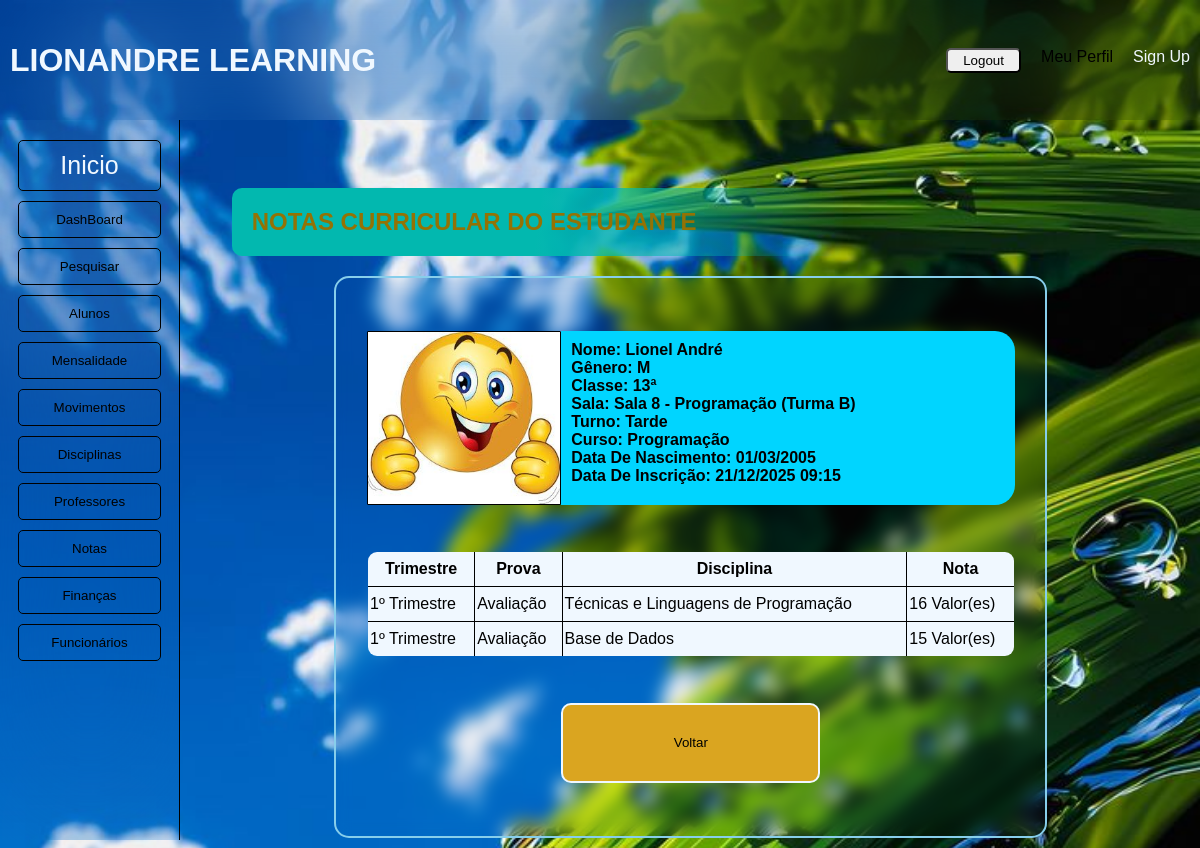
The page /vernotas/1 (signed in) on the database its author committed.
### alunos/models.py (models this page shows, shortened)
class Alunos(models.Model):
    Sexos = [
        ('M', 'Masculino'),
        ('F', 'Feminino'),
    ]
    Classes = [
        (10, '10ª Classe'),
        (11, '11ª Classe'),
        (12, '12ª Classe'),
        (13, '13ª Classe')
    ]
    Turnos = [
        ('Manhã', 'Turno da manhã'),
        ('Tarde', 'Turno da tarde'),
    ]
    Turmas = [
        ('A', 'Turma A'),
        ('B', 'Turma B'),
        ('C', 'Turma C'),
        ('D', 'Turma D'),
    ]
    nome = models.CharField(max_length = 255)
    data_nascimento = models.DateField()
    genero = models.CharField(max_length=5, choices=Sexos)
    tell = models.IntegerField()
    classe = models.IntegerField(choices=Classes)
    sala = models.ForeignKey('Salas', on_delete=models.SET_NULL, null=True, default=None)
    turno = models.CharField(max_length=10, choices=Turnos)
    curso = models.ForeignKey('Cursos', on_delete=models.SET_NULL, null=True, default=None)
    turma = models.CharField(max_length=5, choices=Turmas)
    matricula = models.DateTimeField(auto_now_add = True)
    update = models.DateTimeField(auto_now = True)

class Salas(models.Model):
    numero_sala = models.IntegerField()
    descricao = models.CharField(max_length=100)
    def __str__(self):
        return self.descricao

class Cursos(models.Model):
    nome = models.CharField(max_length=80)
    tipo = models.CharField(max_length=40)
    def __str__(self):
        return self.nome

class Notas(models.Model):
    Trimestre = [
        ('1º','Primeiro Trimestre'),
        ('2º','Segundo Trimestre'),
        ('3º','Terceiro Trimestre')
    ]
    Provas = [
        ('Avaliação','Avaliação Contínua'),
        ('Prova do professor','Prova do Professor'),
        ('Prova Trimestral','Prova do Trimestre')
    ]
    professor = models.ForeignKey('Professores', on_delete=models.SET_NULL, null=True)
    aluno = models.ForeignKey('Alunos', on_delete=models.SET_NULL, null=True)
    disciplina = models.ForeignKey('Disciplinas', on_delete=models.SET_NULL, null=True)
    trimestre = models.CharField(max_length=5, choices=Trimestre)
    prova = models.CharField(max_length=100, choices=Provas)
    nota = models.IntegerField()
    registrada = models.DateTimeField(auto_now_add=True)

class Disciplinas(models.Model):
    nome = models.CharField(max_length=255)
    registrada = models.DateTimeField(auto_now_add=True)
    def __str__(self):
        return self.nome

### alunos/views.py (the view)
# urls.py: path('vernotas/<int:id>', views.verNotas, name='vernotas'),
@login_required(login_url='/login/')
def verNotas(request, id):
    grupo_prof = Group.objects.get(id=4)
    group_auth = request.user.groups.first()
    if group_auth != grupo_prof:
        notas = Notas.objects.filter(aluno_id=id)
        aluno = Alunos.objects.get(id=id)
        return render(request, 'aluno/notas_aluno.html', {'notas' : notas, 'aluno' : aluno})
    else:
        return HttpResponseForbidden('<h1>Apenas Funcionários Autorizados Podem prosseguir na Execução de Tal Acção</h1>')

### alunos/templates/aluno/notas_aluno.html
{% extends 'aluno/layout/base.html' %}
{% block content %}
{% load static %}
    <div class="page" style="margin-top: 10px;">
        <h2 style="color: rgb(148, 114, 4);">NOTAS CURRICULAR DO ESTUDANTE</h2>
    </div>
    <div class="detalhes_notas">
        <div class="foto">
            <img src="{% static 'css/img/alunos.jpg' %}" alt="erro" class="passe">
        </div>
        <div class="info">
            <h4>Nome: <span>{{ aluno.nome }}</span></h4>
            <h4>Gênero: <span>{{ aluno.genero }}</span></h4>
            <h4>Classe: <span>{{ aluno.classe }}ª</span></h4>
            <h4>Sala: <span>{{ aluno.sala }}</span></h4>
            <h4>Turno: <span>{{ aluno.turno }}</span></h4>
            <h4>Curso: <span>{{ aluno.curso }}</span></h4>
            <h4>Data De Nascimento: <span>{{ aluno.data_nascimento | date:'d/m/Y'}}</span></h4>
            <h4>Data De Inscrição: <span>{{ aluno.matricula | date:'d/m/Y h:i'}}</span></h4>
        </div>
        <div class="informa" style="height: auto;">
            <table border="1" style="border-radius: 10px; overflow: hidden;">
                <tr>
                    <th  style="background-color: aliceblue; color: black;">Trimestre</th>
                    <th  style="background-color: aliceblue; color: black;">Prova</th>
                    <th  style="background-color: aliceblue; color: black;">Disciplina</th>
                    <th  style="background-color: aliceblue; color: black;">Nota</th>
                </tr>
                {% for nota in notas %}
                    <tr>
                        <td style="background-color: aliceblue; color: black;">{{ nota.trimestre }} Trimestre</td>
                        <td style="background-color: aliceblue; color: black;">{{ nota.prova }}</td>
                        <td style="background-color: aliceblue; color: black;">{{ nota.disciplina }}</td>
                        <td style="background-color: aliceblue; color: black;">{{ nota.nota }} Valor(es)</td>
                    </tr>
                {% endfor %}
            </table>
        </div>
        <div style="display: flex; justify-content: space-evenly; height: 10vh; width: 100%;">
            <button style="background: gainsboro; width: 40%; height: 100%;
            border: 2px solid aliceblue; border-radius: 10px; background: goldenrod;">
                <a href="{% url 'abaBusca' %}" style="color: black;">Voltar</a>
            </button>
        </div>
    </div>
{% endblock %}

### alunos/static/css/style.css (style rules this page uses)
* { margin: 0; padding: 0; box-sizing: border-box; text-decoration: none; list-style: none; font-family: 'Franklin Gothic Medium', 'Arial Narrow', Arial, sans-serif; }
body { background-image: url('img/background.jpg'); background-size: cover; background-repeat: no-repeat; }
table { border-collapse: collapse; width: 63em; color: aliceblue; height: auto; }
td, th { border: 1px solid black; height: 35px; }
td { border: 1px solid black; padding: 2px; background-color: rgb(1, 66, 109); }
th { background-color: darkblue; }
.page { width: 60%; background:linear-gradient(97deg, rgb(2, 184, 175), rgb(2, 184, 175), transparent) ; text-align: start; border-radius: 10px; align-self: start; margin: 20px 50px; padding: 20px; }
.foto { width: 40%; height: 45%; border: 1px solid black; border-radius: 50%; overflow: hidden; }
.passe { width: 100%; height: 100%; }
.informa { width: 90%; height: 40%; color: aliceblue; }
.detalhes_notas { width: 70%; height: 90vh; backdrop-filter: blur(8px); display: flex; flex-wrap: wrap; align-items: center; justify-content: space-evenly; padding: 3%; border: 2px solid skyblue ; border-radius: 15px; margin-bottom: 10px; }
.detalhes_notas .foto { width: 30%; height: 35%; border-radius: 1px; }
.detalhes_notas .info { width: 70%; height: 35%; padding: 10px; border-bottom-right-radius: 20px; border-top-right-radius: 20px; background-color: rgb(0, 213, 255); }
.detalhes_notas .informa { width: 100%; height: auto; color: aliceblue; }
.detalhes_notas .informa table { border-collapse: collapse; width: 100%; color: aliceblue; height: auto; }

### rows shown on the page
Alunos: nome "Lionel André", genero "M", classe "13", sala "Sala 8 - Programação (Turma B)", turno "Tarde", curso "Programação", data_nascimento "01/03/2005", matricula "21/12/2025 09:15"
Notas: trimestre "1º", prova "Avaliação", disciplina "Técnicas e Linguagens de Programação", nota "16"
Notas: trimestre "1º", prova "Avaliação", disciplina "Base de Dados", nota "15"
